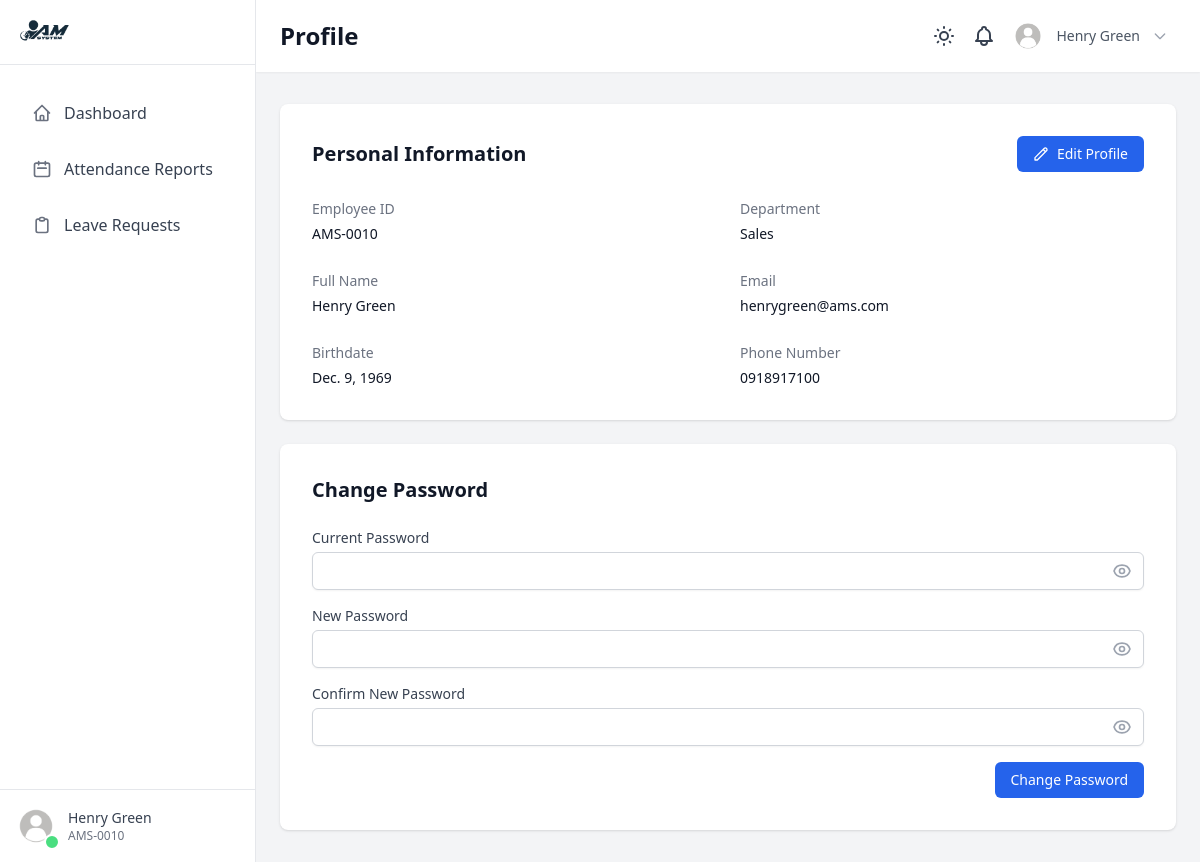
Screenshot of /employee/profile/ (signed in) with the database file from the repository.
### management/models.py (models this page shows, shortened)
class User(AbstractUser):
    username = None  # Remove username field
    id = models.AutoField(primary_key=True)
    user_id = models.CharField(max_length=50, unique=True)  # Custom user ID
    first_name = models.CharField(max_length=255)
    last_name = models.CharField(max_length=255)
    birthdate = models.DateField()
    contact_number = models.CharField(max_length=50, unique=True)
    email = models.EmailField(max_length=100, unique=True)
    department = models.ForeignKey(Department, on_delete=models.CASCADE, default=None)
    is_anonymous = False
    is_active = models.BooleanField(default=True)
    objects = UserManager()
    USERNAME_FIELD = 'user_id'
    REQUIRED_FIELDS = ['first_name', 'last_name', 'birthdate', 'contact_number', 'email']

class Department(models.Model):
    id = models.AutoField(primary_key=True)
    name = models.CharField(max_length=100, unique=True)
    role = models.ManyToManyField(Role, related_name='departments')

### dashboard/views.py (the view)
# urls.py: path('employee/profile/', views.employee_profile, name='employee_profile'),
def employee_profile(request):
    user = {
        'name': 'John Doe',
        'employee_id': 'EMP001',
        'department': {'name': 'IT Department'},
        'position': 'Software Developer',
        'email': 'john.doe@example.com',
        'phone_number': '+1234567890',
        'emergency_contact_name': 'Jane Doe',
        'emergency_contact_phone': '+0987654321',
        'emergency_contact_relationship': 'Spouse'
    }
    context = {'user': user}
    return render(request, 'dashboard/employee/employee_profile.html', context)

### dashboard/templates/dashboard/employee/employee_profile.html (shortened to what this page needs)
{% extends 'dashboard/base.html' %}
{% load static %}
{% block content %}
<div class="flex h-screen bg-gray-100 dark:bg-gray-900">
    {% include 'dashboard/employee/includes/sidebar.html' %}
    <main class="overflow-y-auto flex-1">
        <div class="bg-white shadow-sm dark:bg-gray-800">
            <div class="flex justify-between items-center px-6 py-3">
                <h1 class="text-2xl font-semibold text-gray-900 dark:text-white">Profile</h1>
                <div class="flex items-center">
                    {% include 'dashboard/employee/includes/header_buttons.html' %}
                </div>
            </div>
        </div>
        <div class="container px-4 py-8 mx-auto">
            <div class="mx-auto space-y-6 max-w-4xl">
                <div class="overflow-hidden bg-white rounded-lg shadow dark:bg-gray-800">
                    <div class="p-6 sm:p-8">
                        <div class="flex justify-between items-center mb-6">
                            <h3 class="text-xl font-semibold text-gray-900 dark:text-white">Personal Information</h3>
                            <button id="editProfileButton" class="flex items-center px-4 py-2 text-sm font-medium text-white bg-blue-600 rounded-md hover:bg-blue-700 focus:outline-none focus:ring-2 focus:ring-offset-2 focus:ring-blue-500">
                                <svg class="mr-2 w-4 h-4" fill="none" stroke="currentColor" viewBox="0 0 24 24">
                                    <path stroke-linecap="round" stroke-linejoin="round" stroke-width="2" d="M15.232 5.232l3.536 3.536m-2.036-5.036a2.5 2.5 0 113.536 3.536L6.5 21.036H3v-3.572L16.732 3.732z" />
                                </svg>
                                Edit Profile
                            </button>
                        </div>
                        <div class="grid grid-cols-1 gap-6 md:grid-cols-2">
                            <div>
                                <label class="text-sm font-medium text-gray-500 dark:text-gray-400">Employee ID</label>
                                <p class="mt-1 text-sm text-gray-900 dark:text-white">{{ request.user.user_id }}</p>
                            </div>
                            <div>
                                <label class="text-sm font-medium text-gray-500 dark:text-gray-400">Department</label>
                                <p class="mt-1 text-sm text-gray-900 dark:text-white">{{ request.user.department.name }}</p>
                            </div>
                            <div>
                                <label class="text-sm font-medium text-gray-500 dark:text-gray-400">Full Name</label>
                                <p class="mt-1 text-sm text-gray-900 dark:text-white">{{ request.user.first_name }} {{ request.user.last_name }}</p>
                            </div>
                            <div>
                                <label class="text-sm font-medium text-gray-500 dark:text-gray-400">Email</label>
                                <p class="mt-1 text-sm text-gray-900 dark:text-white">{{ request.user.email }}</p>
                            </div>
                            <div>
                                <label class="text-sm font-medium text-gray-500 dark:text-gray-400">Birthdate</label>
                                <p class="mt-1 text-sm text-gray-900 dark:text-white">{{ request.user.birthdate }}</p>
                            </div>
                            <div>
                                <label class="text-sm font-medium text-gray-500 dark:text-gray-400">Phone Number</label>
                                <p class="mt-1 text-sm text-gray-900 dark:text-white">{{ request.user.contact_number }}</p>
                            </div>
                        </div>
                    </div>
                </div>
                <div class="overflow-hidden bg-white rounded-lg shadow dark:bg-gray-800">
                    <div class="p-6 sm:p-8">
                        <h3 class="mb-6 text-xl font-semibold text-gray-900 dark:text-white">Change Password</h3>
                        <form method="POST" action="{% url 'dashboard:change_password' %}" class="space-y-4">
                            <div>
                                <label for="current_password" class="block text-sm font-medium text-gray-700 dark:text-gray-300">Current Password</label>
                                <div class="relative">
                                    <input type="password" name="current_password" id="current_password" required
                                           class="block pr-10 mt-1 w-full rounded-md border-gray-300 shadow-sm focus:border-blue-500 focus:ring-blue-500 dark:bg-gray-700 dark:border-gray-600 dark:text-white sm:text-sm">
                                    <button type="button" class="flex absolute inset-y-0 right-0 items-center px-3 password-toggle" data-target="current_password">
                                    </button>
                                </div>
                            </div>
                            <div>
                                <label for="new_password" class="block text-sm font-medium text-gray-700 dark:text-gray-300">New Password</label>
                                <div class="relative">
                                    <input type="password" name="new_password" id="new_password" required
                                           class="block pr-10 mt-1 w-full rounded-md border-gray-300 shadow-sm focus:border-blue-500 focus:ring-blue-500 dark:bg-gray-700 dark:border-gray-600 dark:text-white sm:text-sm">
                                    <button type="button" class="flex absolute inset-y-0 right-0 items-center px-3 password-toggle" data-target="new_password">
                                    </button>
                                </div>
                            </div>
                            <div>
                                <label for="confirm_password" class="block text-sm font-medium text-gray-700 dark:text-gray-300">Confirm New Password</label>
                                <div class="relative">
                                    <input type="password" name="confirm_password" id="confirm_password" required
                                           class="block pr-10 mt-1 w-full rounded-md border-gray-300 shadow-sm focus:border-blue-500 focus:ring-blue-500 dark:bg-gray-700 dark:border-gray-600 dark:text-white sm:text-sm">
                                    <button type="button" class="flex absolute inset-y-0 right-0 items-center px-3 password-toggle" data-target="confirm_password">
                                    </button>
                                </div>
                            </div>
                            <div class="flex justify-end">
                                <button type="submit" class="px-4 py-2 text-sm font-medium text-white bg-blue-600 rounded-md hover:bg-blue-700 focus:outline-none focus:ring-2 focus:ring-offset-2 focus:ring-blue-500">
                                    Change Password
                                </button>
                            </div>
                        </form>
                    </div>
                </div>
            </div>
        </div>
    </main>
</div>
{% endblock %}

### dashboard/templates/dashboard/employee/includes/sidebar.html (shortened to what this page needs)
{% load static %}
<aside class="flex flex-col w-64 h-screen bg-white border-r border-gray-200 transition-all duration-300 dark:bg-gray-900 dark:border-gray-700">
    <div class="flex justify-between items-center p-4 bg-white border-b border-gray-200 dark:border-gray-800 dark:bg-gray-900">
        <img src="{% static 'images/AMSystemlogo-dark.png' %}"
             alt="AM System Logo Light"
             class="block h-8 transition-transform duration-300 hover:scale-105 dark:hidden">
    </div>
    <nav class="overflow-y-auto flex-1 px-4 py-6 space-y-2 bg-white dark:bg-gray-900">
        <a href="{% url 'dashboard:employee_dashboard' %}"
           class="flex items-center px-4 py-3 text-gray-700 dark:text-gray-300 rounded-lg hover:bg-gradient-to-r hover:from-gray-100 hover:to-white dark:hover:from-gray-800 dark:hover:to-gray-900 group relative overflow-hidden transition-all duration-300 ">
            <svg class="w-5 h-5 mr-3 transition-all duration-300 group-hover:scale-110 group-hover:rotate-3 {% if request.resolver_match.url_name == 'employee_dashboard' %}text-white{% else %}text-gray-500 dark:text-gray-400 group-hover:text-coral dark:group-hover:text-coral{% endif %}"
                 fill="none" stroke="currentColor" viewBox="0 0 24 24">
                <path stroke-linecap="round" stroke-linejoin="round" stroke-width="2"
                      d="M3 12l2-2m0 0l7-7 7 7M5 10v10a1 1 0 001 1h3m10-11l2 2m-2-2v10a1 1 0 01-1 1h-3m-6 0a1 1 0 001-1v-4a1 1 0 011-1h2a1 1 0 011 1v4a1 1 0 001 1m-6 0h6"/>
            </svg>
            <span class="font-medium transition-all duration-300 group-hover:translate-x-1 group-hover:text-coral dark:group-hover:text-coral">Dashboard</span>
        </a>
        <a href="{% url 'dashboard:employee_attendance' %}"
           class="flex items-center px-4 py-3 text-gray-700 dark:text-gray-300 rounded-lg hover:bg-gradient-to-r hover:from-gray-100 hover:to-white dark:hover:from-gray-800 dark:hover:to-gray-900 group relative overflow-hidden transition-all duration-300 ">
            <svg class="w-5 h-5 mr-3 transition-all duration-300 group-hover:scale-110 group-hover:rotate-3 {% if request.resolver_match.url_name == 'employee_attendance' %}text-white{% else %}text-gray-500 dark:text-gray-400 group-hover:text-coral dark:group-hover:text-coral{% endif %}"
                 fill="none" stroke="currentColor" viewBox="0 0 24 24">
                <path stroke-linecap="round" stroke-linejoin="round" stroke-width="2"
                      d="M8 7V3m8 4V3m-9 8h10M5 21h14a2 2 0 002-2V7a2 2 0 00-2-2H5a2 2 0 00-2 2v12a2 2 0 002 2z"/>
            </svg>
            <span class="font-medium transition-all duration-300 group-hover:translate-x-1 group-hover:text-coral dark:group-hover:text-coral">Attendance Reports</span>
        </a>
        <a href="{% url 'dashboard:employee_leave' %}"
           class="flex items-center px-4 py-3 text-gray-700 dark:text-gray-300 rounded-lg hover:bg-gradient-to-r hover:from-gray-100 hover:to-white dark:hover:from-gray-800 dark:hover:to-gray-900 group relative overflow-hidden transition-all duration-300 ">
            <svg class="w-5 h-5 mr-3 transition-all duration-300 group-hover:scale-110 group-hover:rotate-3 {% if request.resolver_match.url_name == 'employee_leave' %}text-white{% else %}text-gray-500 dark:text-gray-400 group-hover:text-coral dark:group-hover:text-coral{% endif %}"
                 fill="none" stroke="currentColor" viewBox="0 0 24 24">
                <path stroke-linecap="round" stroke-linejoin="round" stroke-width="2"
                      d="M9 5H7a2 2 0 00-2 2v12a2 2 0 002 2h10a2 2 0 002-2V7a2 2 0 00-2-2h-2M9 5a2 2 0 002 2h2a2 2 0 002-2M9 5a2 2 0 012-2h2a2 2 0 012 2"/>
            </svg>
            <span class="font-medium transition-all duration-300 group-hover:translate-x-1 group-hover:text-coral dark:group-hover:text-coral">Leave Requests</span>
        </a>
    </nav>
    <div class="p-4 bg-white border-t border-gray-200 dark:border-gray-800 dark:bg-gray-900">
        <div class="flex items-center space-x-3 group">
            <div class="relative">
                <img src="{% static 'images/default-avatar.png' %}" alt="User Avatar"
                     class="w-10 h-10 rounded-full border-2 border-transparent transition-all duration-300 group-hover:border-coral group-hover:scale-105">
                <div class="absolute -right-1 -bottom-1 w-4 h-4 bg-green-400 rounded-full border-2 border-white dark:border-gray-900"></div>
            </div>
            <div class="flex-1">
                <p class="text-sm font-medium text-gray-700 transition-all duration-300 dark:text-gray-200 group-hover:text-coral dark:group-hover:text-coral">{{request.user.first_name}} {{request.user.last_name}}</p>
                <p class="text-xs text-gray-500 dark:text-gray-400">{{request.user.user_id}}</p>
            </div>
        </div>
    </div>
</aside>

### dashboard/templates/dashboard/employee/includes/header_buttons.html (shortened to what this page needs)
{% load static %}
<div class="flex justify-between items-center px-1 sm:px-0">
    <button data-theme-toggle id="themeToggle" class="relative p-2 text-gray-700 rounded-lg transition-all duration-300 dark:text-gray-200 group hover:scale-110">
    </button>
    <div class="relative group">
        <button id="notificationsDropdownButton" class="relative p-2 text-gray-700 rounded-lg transition-all duration-300 dark:text-gray-200 hover:scale-110">
            <span class="absolute -top-1 -right-1 px-2 py-1 text-xs font-bold text-white rounded-full transition-transform duration-300 transform bg-coral group-hover:scale-110">3</span>
        </button>
    </div>
    <div class="relative group">
        <button id="profileDropdownButton" class="flex items-center p-2 space-x-3 text-gray-600 rounded-lg transition-all duration-300 dark:text-gray-200 hover:scale-105">
            <div class="relative">
                <img src="{% static 'images/default-avatar.png' %}" alt="Profile" class="w-8 h-8 rounded-full border-2 border-transparent transition-all duration-300 group-hover:border-coral">
            </div>
            <span class="text-sm font-medium transition-colors duration-300 group-hover:text-coral">{{ request.user.get_full_name }}</span>
            <svg class="w-4 h-4 text-gray-400 transition-colors duration-300 transform group-hover:text-coral group-hover:rotate-180" fill="none" stroke="currentColor" viewBox="0 0 24 24">
                <path stroke-linecap="round" stroke-linejoin="round" stroke-width="2" d="M19 9l-7 7-7-7"/>
            </svg>
        </button>
    </div>
</div>

### rows the page displays
User: user.first_name "Henry", user.last_name "Green", user.user_id "AMS-0010", user.get_full_name "Henry Green", user.department.name "Sales", user.email "henrygreen@ams.com", user.birthdate "Dec. 9, 1969", user.contact_number "0918917100"
